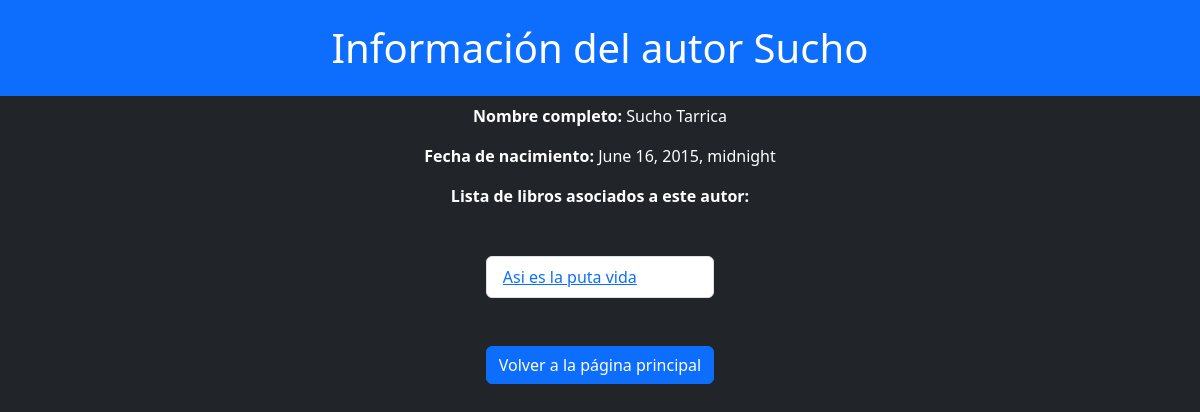
The app's page /books/autores/11/, older data.
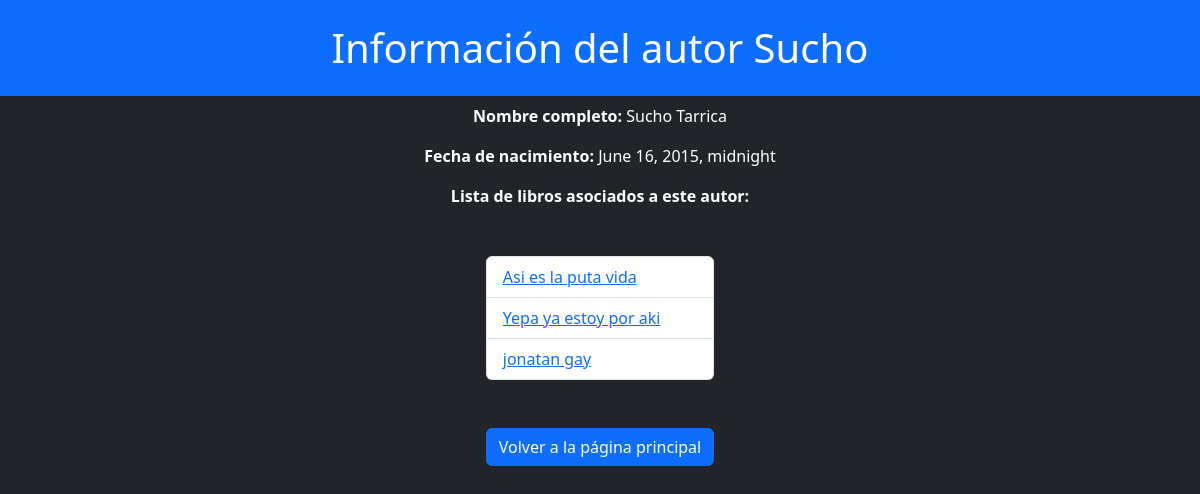
The same page, newer data.
### books/models.py (models this page shows, shortened)
class Book(models.Model):
    title = models.CharField(max_length=50)
    authors = models.ForeignKey(Author, on_delete=models.CASCADE)
    genre = models.ForeignKey('Genre', on_delete=models.CASCADE)
    publish_date = models.DateTimeField()
    sumary = models.TextField()

### books/views.py (the view)
# urls.py: path("autores/<int:author_id>/", views.author_detail, name='author_detail'),
def author_detail(request, author_id):
    autor = get_object_or_404(Author, pk=author_id)
    libros = Book.objects.filter(authors=autor)
    return render(request, template_name="books/autordetail.html", context={"autor": autor, "libros": libros})

### books/templates/books/autordetail.html (shortened to what this page needs)
<!DOCTYPE html>
<html lang="en">
<head>
    <link href="https://cdn.jsdelivr.net/npm/bootstrap@5.3.3/dist/css/bootstrap.min.css" rel="stylesheet">
</head>
<body class="text-bg-dark">
    <h1 class="container-fluid text-center text-bg-primary p-4">Información del autor {{ autor.first_name }}</h1>
    <p class="container text-center"><strong>Nombre completo:</strong> {{ autor.first_name }} {{ autor.last_name }}</p>
    <p class="container text-center"><strong>Fecha de nacimiento:</strong> {{ autor.birth_date }}</p>
    <p class="container text-center"><strong>Lista de libros asociados a este autor:</strong></p>
    <div class="d-grid mt-5 justify-content-center">
        {% if libros %}
        <ul class="list-group">
            {% for libro in libros %}
                <li class="list-group-item"><a href="{% url 'books:detail' libro.id %}">{{libro.title}}</a></li>
            {% endfor %}
        </ul>
        {% else %}
        <p>Este autor no tiene libros asociados</p>
        {% endif %}
        <a class="mt-5" href="{% url 'books:index' %}"><button class="btn btn-primary" type="button">Volver a la página principal</button></a>
    </div>
</body>
</html>

Row changes from the older to the newer data that the page shows:
added Book: title "Yepa ya estoy por aki"
added Book: title "jonatan gay"
